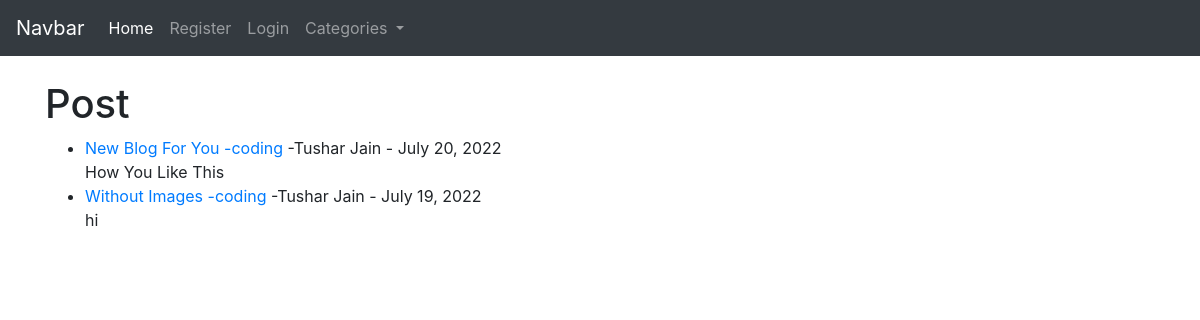
The page / on the database its author committed.
### blog/models.py (models this page shows, shortened)
class Post(models.Model):
    title = models.CharField(max_length=200)
    header_image = models.ImageField(
        null=True, blank=True, upload_to="images/")
    author = models.ForeignKey(User, on_delete=models.CASCADE)
    body = RichTextField(blank=True, null=True)
    created_at = models.DateField(auto_now_add=True)
    category = models.CharField(max_length=200, default="coding")
    snippet = models.CharField(max_length=200)
    likes = models.ManyToManyField(User, related_name="blog_post")

### blog/views.py (the view)
# urls.py: path('', HomeView.as_view(), name='home'),
class HomeView(ListView):
    model = Post
    template_name = "home.html"
    ordering = ['-created_at']
    def get_context_data(self, *args, **kwargs):
        cat_menu = Category.objects.all()
        context = super(HomeView, self).get_context_data(*args, **kwargs)
        context['cat_menu'] = cat_menu
        return context

### blog/models.py (called while the page is built)
    def __str__(self):
        return self.name

### blog/templates/home.html (shortened to what this page needs)
{% extends 'base.html' %} {% block title %}Home Page{% endblock title %}
{% block content %}
<h1>Post</h1>
<ul>
  {% for post in object_list %}
  <li>
    <a href="{% url 'blogpost' post.pk %}"> {{post.title}}</a>
    <a href="{% url 'category_page' post.category|slugify %}">-{{post.category}}</a>
    -{{post.author.first_name}} {{post.author.last_name}}
    - {{post.created_at}}
    <br />
    {{post.snippet}}
  </li>
  {% endfor %}
</ul>
{% endblock content%}

### blog/templates/base.html (shortened to what this page needs)
<!DOCTYPE html>
<html lang="en">
  <head>
    <link
      rel="stylesheet"
      href="https://stackpath.bootstrapcdn.com/bootstrap/4.3.1/css/bootstrap.min.css"
    />
  </head>
  <body>
    <nav class="navbar navbar-expand-lg navbar-dark bg-dark">
      <a class="navbar-brand" href="#">Navbar</a>
      <div class="collapse navbar-collapse" id="navbarSupportedContent">
        <ul class="navbar-nav mr-auto">
          <li class="nav-item active">
            <a class="nav-link" href="{% url 'home' %}"
              >Home <span class="sr-only">(current)</span></a
            >
          </li>
          {% if user.is_authenticated %}
          <li class="nav-item">
            <a class="nav-link" href="{% url 'add_page' %}">Add Blog</a>
          </li>
          <li class="nav-item">
            <a class="nav-link" href="{% url 'category' %}">Add Category</a>
          </li>
          <li class="nav-item dropdown">
            <a
              class="nav-link dropdown-toggle"
              href="#"
              role="button"
              data-bs-toggle="dropdown"
              aria-expanded="false"
            >
              Profile
            </a>
            <ul class="dropdown-menu">
              <li>
                <a class="dropdown-item" href="{% url 'edit_profile' %}"
                  >Edit Settings</a
                >
              </li>
              {% if user.profile.id %}
              <li>
                <a
                  class="dropdown-item"
                  href="{% url 'edit_profile_page' user.profile.id %}"
                  >Edit Profile</a
                >
              </li>
              <a
                class="dropdown-item"
                href="{% url 'show_profile_page' user.profile.id %}"
                >Show Profile Page</a
              >
              {% else %}
              <li>
                <a class="dropdown-item" href="{% url 'create_profile_page' %}">Create Profile</a>
              </li>
              {% endif %}
              <li></li>
            </ul>
          </li>
          <li class="nav-item">
            <a class="nav-link" href="{% url 'logout' %}">Logout</a>
          </li>
          {% else %}
          <li class="nav-item">
            <a class="nav-link" href="{% url 'register' %}">Register</a>
          </li>
          <li class="nav-item">
            <a class="nav-link" href="{% url 'login' %}">Login</a>
          </li>
          {% endif %} {% if cat_menu %}
          <li class="nav-item dropdown">
            <a
              class="nav-link dropdown-toggle"
              href="#"
              id="navbarDropdown"
              role="button"
              data-bs-toggle="dropdown"
              aria-expanded="false"
            >
              Categories
            </a>
          </li>
          {% endif %}
        </ul>
      </div>
    </nav>
    <br />
    <div class="container">{% block content %}{% endblock content %}</div>
  </body>
</html>

### rows shown on the page
Post: title "New Blog For You", category "coding", author.first_name "Tushar", author.last_name "Jain", created_at "July 20, 2022", snippet "How You Like This"
Post: title "Without Images", category "coding", author.first_name "Tushar", author.last_name "Jain", created_at "July 19, 2022", snippet "hi"
